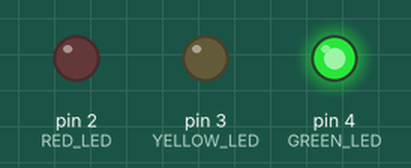
A sketch run on a simulated Arduino Uno, built with avr-gcc and run on an emulated ATmega328P. Shown: output pins drawn as LEDs (lit = HIGH).

Above: at 2.5 s.
At 6.0 s:
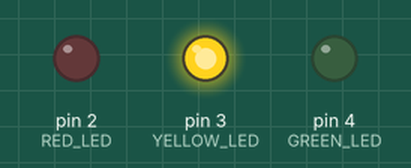
At 9.5 s:
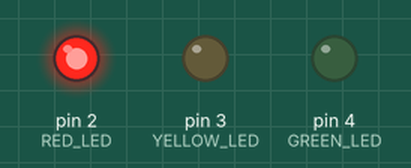
Timing chart, 0 to 15.6 s (numbered marks = the images above):
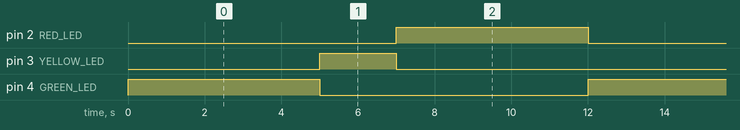

The sketch:

traffic_light.ino
```cpp
/*
  Arduino Traffic Light Control System
  =====================================
  Foundational embedded systems build demonstrating timed-state
  logic with LEDs. Red=D2, Yellow=D3, Green=D4.
*/
const int RED_LED=2,YELLOW_LED=3,GREEN_LED=4;
const int GREEN_DURATION=5000,YELLOW_DURATION=2000,RED_DURATION=5000;
void setup(){pinMode(RED_LED,OUTPUT);pinMode(YELLOW_LED,OUTPUT);pinMode(GREEN_LED,OUTPUT);digitalWrite(RED_LED,LOW);digitalWrite(YELLOW_LED,LOW);digitalWrite(GREEN_LED,LOW);}
void loop(){
  digitalWrite(GREEN_LED,HIGH);digitalWrite(YELLOW_LED,LOW);digitalWrite(RED_LED,LOW);delay(GREEN_DURATION);
  digitalWrite(GREEN_LED,LOW);digitalWrite(YELLOW_LED,HIGH);digitalWrite(RED_LED,LOW);delay(YELLOW_DURATION);
  digitalWrite(GREEN_LED,LOW);digitalWrite(YELLOW_LED,LOW);digitalWrite(RED_LED,HIGH);delay(RED_DURATION);
}
```

Measured:
- by itself, pin 2 (RED_LED), pin 4 (GREEN_LED): alternates HIGH for 5.0 s and LOW for 7.0 s
- by itself, pin 3 (YELLOW_LED): alternates HIGH for 2.0 s and LOW for 10.0 s
- by itself, everything shown: repeats every 12.0 s, in 3 steps
